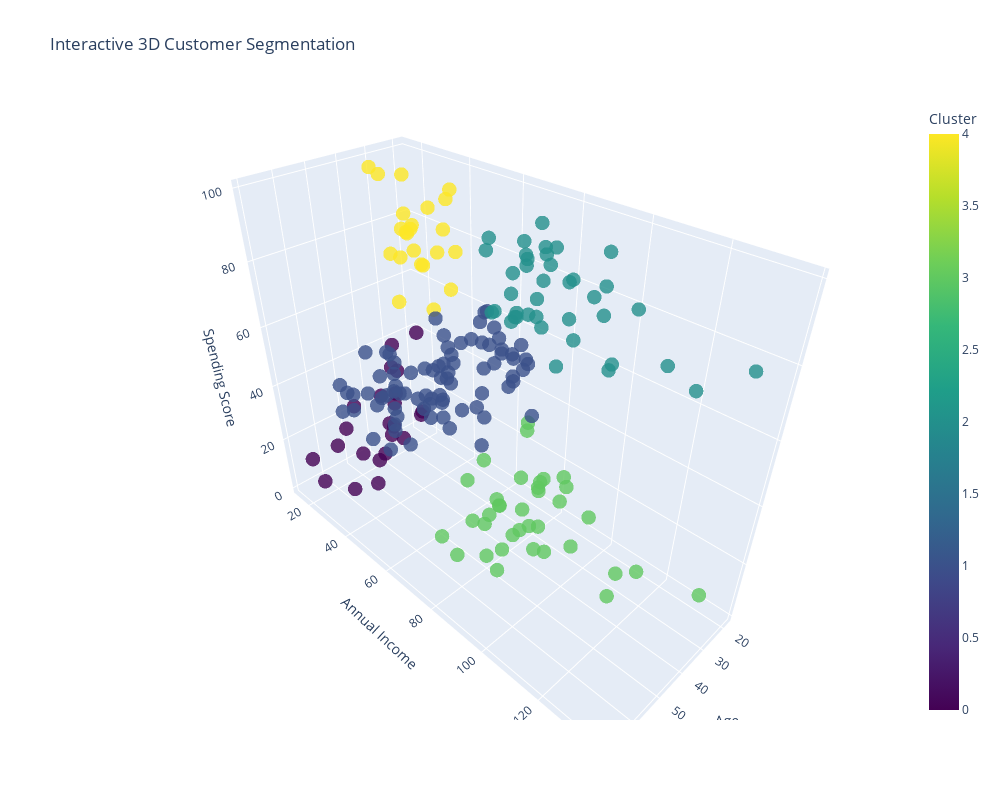

Notebook code cell kept with this figure:
### Code cell
import plotly.express as px # type: ignore
from mpl_toolkits.mplot3d import Axes3D # type: ignore

df_3d = pd.DataFrame(X_3D, columns=['Age', 'Annual Income', 'Spending Score'])
df_3d['Cluster'] = clusters_3D

fig = px.scatter_3d(
    df_3d,
    x='Age',
    y='Annual Income',
    z='Spending Score',
    color='Cluster',
    color_continuous_scale='viridis',
    hover_name='Cluster',
    title='Interactive 3D Customer Segmentation',
    width=1000,  
    height=800
)

fig.update_traces(
    marker=dict(size=5, opacity=0.8),
    selector=dict(mode='markers')
)

fig.show()

### Figure 1 — Plotly figure (JSON) as saved in the notebook; plotly's stock layout.template omitted (floating-point values rounded to 4 significant figures; data arrays with more than 128 entries replaced by an {"elided": "..."} marker saying what was removed)
{"data": [{"hovertemplate": "<b>%{hovertext}</b><br><br>Age=%{x}<br>Annual Income=%{y}<br>Spending Score=%{z}<br>Cluster=%{marker.color}<extra></extra>", "hovertext": {"elided": "200 float values"}, "legendgroup": "", "marker": {"color": {"elided": "200 int values"}, "coloraxis": "coloraxis", "opacity": 0.8, "size": 5, "symbol": "circle"}, "mode": "markers", "name": "", "scene": "scene", "showlegend": false, "type": "scatter3d", "x": {"elided": "200 int values"}, "y": {"elided": "200 int values"}, "z": {"elided": "200 int values"}}], "layout": {"coloraxis": {"colorbar": {"title": {"text": "Cluster"}}, "colorscale": [[0, "#440154"], [0.1111, "#482878"], [0.2222, "#3e4989"], [0.3333, "#31688e"], [0.4444, "#26828e"], [0.5556, "#1f9e89"], [0.6667, "#35b779"], [0.7778, "#6ece58"], [0.8889, "#b5de2b"], [1, "#fde725"]]}, "height": 800, "legend": {"tracegroupgap": 0}, "scene": {"domain": {"x": [0, 1], "y": [0, 1]}, "xaxis": {"title": {"text": "Age"}}, "yaxis": {"title": {"text": "Annual Income"}}, "zaxis": {"title": {"text": "Spending Score"}}}, "title": {"text": "Interactive 3D Customer Segmentation"}, "width": 1000}}
